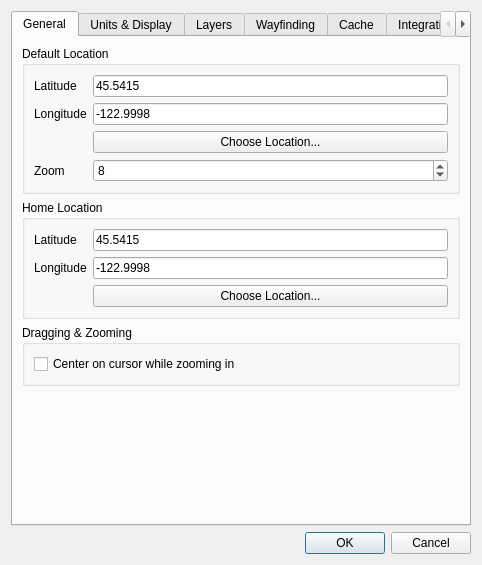
<?xml version="1.0" encoding="UTF-8"?>
<ui version="4.0">
 <class>SettingsDialog</class>
 <widget class="QDialog" name="SettingsDialog">
  <property name="geometry">
   <rect>
    <x>0</x>
    <y>0</y>
    <width>482</width>
    <height>565</height>
   </rect>
  </property>
  <property name="windowTitle">
   <string>Settings</string>
  </property>
  <layout class="QVBoxLayout" name="verticalLayout">
   <item>
    <widget class="QTabWidget" name="tabWidget">
     <property name="currentIndex">
      <number>0</number>
     </property>
     <widget class="QWidget" name="tab">
      <attribute name="title">
       <string>General</string>
      </attribute>
      <layout class="QVBoxLayout" name="verticalLayout_2">
       <item>
        <widget class="QGroupBox" name="groupBox">
         <property name="whatsThis">
          <string>&lt;html&gt;&lt;head/&gt;&lt;body&gt;&lt;p&gt;This location is loaded when OSMExplorer starts.&lt;/p&gt;&lt;/body&gt;&lt;/html&gt;</string>
         </property>
         <property name="title">
          <string>Default Location</string>
         </property>
         <layout class="QFormLayout" name="formLayout">
          <item row="0" column="0">
           <widget class="QLabel" name="label">
            <property name="text">
             <string>Latitude</string>
            </property>
           </widget>
          </item>
          <item row="0" column="1">
           <widget class="QLineEdit" name="lneDefaultLatitude">
            <property name="text">
             <string>45.5415</string>
            </property>
           </widget>
          </item>
          <item row="1" column="0">
           <widget class="QLabel" name="label_2">
            <property name="text">
             <string>Longitude</string>
            </property>
           </widget>
          </item>
          <item row="1" column="1">
           <widget class="QLineEdit" name="lneDefaultLongitude">
            <property name="text">
             <string>-122.9998</string>
            </property>
           </widget>
          </item>
          <item row="3" column="0">
           <widget class="QLabel" name="label_3">
            <property name="text">
             <string>Zoom</string>
            </property>
           </widget>
          </item>
          <item row="3" column="1">
           <widget class="QSpinBox" name="spnDefaultZoom">
            <property name="maximum">
             <number>18</number>
            </property>
            <property name="value">
             <number>8</number>
            </property>
           </widget>
          </item>
          <item row="2" column="1">
           <widget class="QPushButton" name="btnChooseDefaultLocation">
            <property name="text">
             <string>Choose Location...</string>
            </property>
           </widget>
          </item>
         </layout>
        </widget>
       </item>
       <item>
        <widget class="QGroupBox" name="groupBox_4">
         <property name="whatsThis">
          <string>&lt;html&gt;&lt;head/&gt;&lt;body&gt;&lt;p&gt;Your home location enables OSMExplorer to calculate distances and other relative information.&lt;/p&gt;&lt;/body&gt;&lt;/html&gt;</string>
         </property>
         <property name="title">
          <string>Home Location</string>
         </property>
         <layout class="QFormLayout" name="formLayout_2">
          <item row="0" column="0">
           <widget class="QLabel" name="label_8">
            <property name="text">
             <string>Latitude</string>
            </property>
           </widget>
          </item>
          <item row="0" column="1">
           <widget class="QLineEdit" name="lneDefaultLatitude_2">
            <property name="text">
             <string>45.5415</string>
            </property>
           </widget>
          </item>
          <item row="1" column="0">
           <widget class="QLabel" name="label_9">
            <property name="text">
             <string>Longitude</string>
            </property>
           </widget>
          </item>
          <item row="1" column="1">
           <widget class="QLineEdit" name="lneDefaultLongitude_2">
            <property name="text">
             <string>-122.9998</string>
            </property>
           </widget>
          </item>
          <item row="2" column="1">
           <widget class="QPushButton" name="btnChooseHomeLocation">
            <property name="text">
             <string>Choose Location...</string>
            </property>
           </widget>
          </item>
         </layout>
        </widget>
       </item>
       <item>
        <widget class="QGroupBox" name="groupBox_2">
         <property name="title">
          <string>Dragging &amp;&amp; Zooming</string>
         </property>
         <layout class="QVBoxLayout" name="verticalLayout_3">
          <item>
           <widget class="QCheckBox" name="chkCenterOnCursorWhileZooming">
            <property name="whatsThis">
             <string>&lt;html&gt;&lt;head/&gt;&lt;body&gt;&lt;p&gt;While zooming in, the area under the cursor will stay in the same spot. If disabled, the current center location will always remain centered.&lt;/p&gt;&lt;/body&gt;&lt;/html&gt;</string>
            </property>
            <property name="text">
             <string>Center on cursor while zooming in</string>
            </property>
           </widget>
          </item>
         </layout>
        </widget>
       </item>
       <item>
        <spacer name="verticalSpacer">
         <property name="orientation">
          <enum>Qt::Vertical</enum>
         </property>
         <property name="sizeHint" stdset="0">
          <size>
           <width>20</width>
           <height>50</height>
          </size>
         </property>
        </spacer>
       </item>
      </layout>
     </widget>
     <widget class="QWidget" name="tab_6">
      <attribute name="title">
       <string>Units &amp;&amp; Display</string>
      </attribute>
      <layout class="QVBoxLayout" name="verticalLayout_9">
       <item>
        <widget class="QGroupBox" name="groupBox_3">
         <property name="whatsThis">
          <string>&lt;html&gt;&lt;head/&gt;&lt;body&gt;&lt;p&gt;Units for display and calculation.&lt;/p&gt;&lt;/body&gt;&lt;/html&gt;</string>
         </property>
         <property name="title">
          <string>Units</string>
         </property>
         <layout class="QVBoxLayout" name="verticalLayout_5">
          <item>
           <widget class="QRadioButton" name="radioButton">
            <property name="text">
             <string>Imperial</string>
            </property>
           </widget>
          </item>
          <item>
           <widget class="QRadioButton" name="radioButton_2">
            <property name="text">
             <string>Metric</string>
            </property>
            <property name="checked">
             <bool>true</bool>
            </property>
           </widget>
          </item>
         </layout>
        </widget>
       </item>
       <item>
        <widget class="QGroupBox" name="groupBox_5">
         <property name="title">
          <string>Latitude &amp;&amp; Longitude Formatting</string>
         </property>
         <layout class="QVBoxLayout" name="verticalLayout_10">
          <item>
           <widget class="QRadioButton" name="chkLatLonDegMinSec">
            <property name="text">
             <string>Degrees, Minutes, Decimal Seconds</string>
            </property>
           </widget>
          </item>
          <item>
           <widget class="QRadioButton" name="chkLatLonDecimalDegrees">
            <property name="text">
             <string>Decimal Degrees</string>
            </property>
            <property name="checked">
             <bool>true</bool>
            </property>
           </widget>
          </item>
         </layout>
        </widget>
       </item>
       <item>
        <widget class="QGroupBox" name="groupBox_6">
         <property name="title">
          <string>Date &amp;&amp; Time Formatting</string>
         </property>
         <layout class="QFormLayout" name="formLayout_4">
          <item row="0" column="0">
           <widget class="QLabel" name="label_13">
            <property name="text">
             <string>Date Format</string>
            </property>
           </widget>
          </item>
          <item row="0" column="1">
           <widget class="QLineEdit" name="lneDateFormat">
            <property name="text">
             <string>MM/dd/yyyy</string>
            </property>
           </widget>
          </item>
          <item row="1" column="0">
           <widget class="QLabel" name="label_14">
            <property name="text">
             <string>Time Format</string>
            </property>
           </widget>
          </item>
          <item row="1" column="1">
           <widget class="QLineEdit" name="lneTimeFormat">
            <property name="text">
             <string>hh:mm:ss.zzzz</string>
            </property>
           </widget>
          </item>
         </layout>
        </widget>
       </item>
       <item>
        <spacer name="verticalSpacer_5">
         <property name="orientation">
          <enum>Qt::Vertical</enum>
         </property>
         <property name="sizeHint" stdset="0">
          <size>
           <width>20</width>
           <height>40</height>
          </size>
         </property>
        </spacer>
       </item>
      </layout>
     </widget>
     <widget class="QWidget" name="tab_2">
      <attribute name="title">
       <string>Layers</string>
      </attribute>
      <layout class="QVBoxLayout" name="verticalLayout_8">
       <item>
        <widget class="QListWidget" name="lstLayerList"/>
       </item>
       <item>
        <layout class="QHBoxLayout" name="horizontalLayout_5">
         <item>
          <widget class="QPushButton" name="btnLayerAdd">
           <property name="sizePolicy">
            <sizepolicy hsizetype="Fixed" vsizetype="Fixed">
             <horstretch>0</horstretch>
             <verstretch>0</verstretch>
            </sizepolicy>
           </property>
           <property name="maximumSize">
            <size>
             <width>25</width>
             <height>16777215</height>
            </size>
           </property>
           <property name="text">
            <string>+</string>
           </property>
          </widget>
         </item>
         <item>
          <widget class="QPushButton" name="btnLayerDelete">
           <property name="sizePolicy">
            <sizepolicy hsizetype="Fixed" vsizetype="Fixed">
             <horstretch>0</horstretch>
             <verstretch>0</verstretch>
            </sizepolicy>
           </property>
           <property name="maximumSize">
            <size>
             <width>25</width>
             <height>16777215</height>
            </size>
           </property>
           <property name="text">
            <string>-</string>
           </property>
          </widget>
         </item>
         <item>
          <widget class="QLabel" name="label_15">
           <property name="text">
            <string>&lt;html&gt;&lt;head/&gt;&lt;body&gt;&lt;p&gt;&lt;a href=&quot;https://wiki.openstreetmap.org/wiki/Raster_tile_providers&quot;&gt;&lt;span style=&quot; text-decoration: underline; color:#0000ff;&quot;&gt;Need a tile server?&lt;/span&gt;&lt;/a&gt;&lt;/p&gt;&lt;/body&gt;&lt;/html&gt;</string>
           </property>
           <property name="openExternalLinks">
            <bool>true</bool>
           </property>
          </widget>
         </item>
         <item>
          <spacer name="horizontalSpacer_2">
           <property name="orientation">
            <enum>Qt::Horizontal</enum>
           </property>
           <property name="sizeHint" stdset="0">
            <size>
             <width>40</width>
             <height>20</height>
            </size>
           </property>
          </spacer>
         </item>
         <item>
          <widget class="QPushButton" name="btnLayerConfigure">
           <property name="text">
            <string>Configure...</string>
           </property>
          </widget>
         </item>
        </layout>
       </item>
      </layout>
     </widget>
     <widget class="QWidget" name="tab_3">
      <attribute name="title">
       <string>Wayfinding</string>
      </attribute>
      <layout class="QVBoxLayout" name="verticalLayout_4">
       <item>
        <layout class="QHBoxLayout" name="horizontalLayout">
         <item>
          <widget class="QLabel" name="label_4">
           <property name="text">
            <string>Service</string>
           </property>
          </widget>
         </item>
         <item>
          <widget class="QComboBox" name="cboWayfindingService">
           <item>
            <property name="text">
             <string>Disabled</string>
            </property>
           </item>
           <item>
            <property name="text">
             <string>openrouteservice.org</string>
            </property>
           </item>
          </widget>
         </item>
        </layout>
       </item>
       <item>
        <widget class="QGroupBox" name="grpOpenRouteServiceSettings">
         <property name="title">
          <string>Settings</string>
         </property>
         <property name="flat">
          <bool>true</bool>
         </property>
         <layout class="QFormLayout" name="formLayout_3">
          <item row="0" column="0">
           <widget class="QLabel" name="label_5">
            <property name="text">
             <string>URL</string>
            </property>
           </widget>
          </item>
          <item row="0" column="1">
           <widget class="QLineEdit" name="lneOpenRouteServiceURL"/>
          </item>
          <item row="1" column="0">
           <widget class="QLabel" name="label_6">
            <property name="text">
             <string>API Key</string>
            </property>
           </widget>
          </item>
          <item row="1" column="1">
           <widget class="QLineEdit" name="lneOpenRouteServiceAPIKey"/>
          </item>
          <item row="2" column="0">
           <widget class="QLabel" name="label_7">
            <property name="text">
             <string>Route Format</string>
            </property>
           </widget>
          </item>
          <item row="2" column="1">
           <widget class="QComboBox" name="cboOpenRouteServiceRouteFormat">
            <item>
             <property name="text">
              <string>GeoJSON</string>
             </property>
            </item>
           </widget>
          </item>
         </layout>
        </widget>
       </item>
       <item>
        <spacer name="verticalSpacer_2">
         <property name="orientation">
          <enum>Qt::Vertical</enum>
         </property>
         <property name="sizeHint" stdset="0">
          <size>
           <width>20</width>
           <height>236</height>
          </size>
         </property>
        </spacer>
       </item>
      </layout>
     </widget>
     <widget class="QWidget" name="tab_4">
      <attribute name="title">
       <string>Cache</string>
      </attribute>
      <layout class="QVBoxLayout" name="verticalLayout_6">
       <item>
        <widget class="QCheckBox" name="chkCacheEnabled">
         <property name="text">
          <string>Cache tiles locally</string>
         </property>
        </widget>
       </item>
       <item>
        <widget class="Line" name="line">
         <property name="orientation">
          <enum>Qt::Horizontal</enum>
         </property>
        </widget>
       </item>
       <item>
        <widget class="QLabel" name="label_10">
         <property name="text">
          <string>Cache Directory</string>
         </property>
        </widget>
       </item>
       <item>
        <layout class="QHBoxLayout" name="horizontalLayout_2">
         <item>
          <widget class="QLineEdit" name="lneCacheDir"/>
         </item>
         <item>
          <widget class="QPushButton" name="lneCacheDirBrowse">
           <property name="text">
            <string>Browse...</string>
           </property>
          </widget>
         </item>
        </layout>
       </item>
       <item>
        <widget class="QLabel" name="label_11">
         <property name="text">
          <string>Maximum Cache Size</string>
         </property>
        </widget>
       </item>
       <item>
        <layout class="QHBoxLayout" name="horizontalLayout_3">
         <item>
          <widget class="QSlider" name="hslCacheSize">
           <property name="minimum">
            <number>1</number>
           </property>
           <property name="maximum">
            <number>1024</number>
           </property>
           <property name="value">
            <number>100</number>
           </property>
           <property name="orientation">
            <enum>Qt::Horizontal</enum>
           </property>
          </widget>
         </item>
         <item>
          <widget class="QSpinBox" name="spnCacheSize">
           <property name="suffix">
            <string> MB</string>
           </property>
           <property name="minimum">
            <number>1</number>
           </property>
           <property name="maximum">
            <number>1024</number>
           </property>
          </widget>
         </item>
        </layout>
       </item>
       <item>
        <spacer name="verticalSpacer_4">
         <property name="orientation">
          <enum>Qt::Vertical</enum>
         </property>
         <property name="sizeHint" stdset="0">
          <size>
           <width>20</width>
           <height>93</height>
          </size>
         </property>
        </spacer>
       </item>
       <item>
        <widget class="QLabel" name="label_12">
         <property name="text">
          <string>Tiles are cached for1 hour and then reloaded. You can clear the cache immediately by clicking the button below.</string>
         </property>
         <property name="wordWrap">
          <bool>true</bool>
         </property>
        </widget>
       </item>
       <item>
        <widget class="QPushButton" name="btnClearCache">
         <property name="text">
          <string>Clear Tile Cache</string>
         </property>
        </widget>
       </item>
       <item>
        <spacer name="verticalSpacer_3">
         <property name="orientation">
          <enum>Qt::Vertical</enum>
         </property>
         <property name="sizeHint" stdset="0">
          <size>
           <width>20</width>
           <height>93</height>
          </size>
         </property>
        </spacer>
       </item>
      </layout>
     </widget>
     <widget class="QWidget" name="tab_5">
      <attribute name="title">
       <string>Integrations</string>
      </attribute>
      <layout class="QVBoxLayout" name="verticalLayout_7">
       <item>
        <widget class="QListWidget" name="lstIntegrationList"/>
       </item>
       <item>
        <layout class="QHBoxLayout" name="horizontalLayout_4">
         <item>
          <spacer name="horizontalSpacer">
           <property name="orientation">
            <enum>Qt::Horizontal</enum>
           </property>
           <property name="sizeHint" stdset="0">
            <size>
             <width>40</width>
             <height>20</height>
            </size>
           </property>
          </spacer>
         </item>
         <item>
          <widget class="QPushButton" name="btnIntegrationConfigure">
           <property name="text">
            <string>Configure...</string>
           </property>
          </widget>
         </item>
        </layout>
       </item>
      </layout>
     </widget>
    </widget>
   </item>
   <item>
    <widget class="QDialogButtonBox" name="buttonBox">
     <property name="orientation">
      <enum>Qt::Horizontal</enum>
     </property>
     <property name="standardButtons">
      <set>QDialogButtonBox::Cancel|QDialogButtonBox::Ok</set>
     </property>
    </widget>
   </item>
  </layout>
 </widget>
 <resources/>
 <connections/>
</ui>
